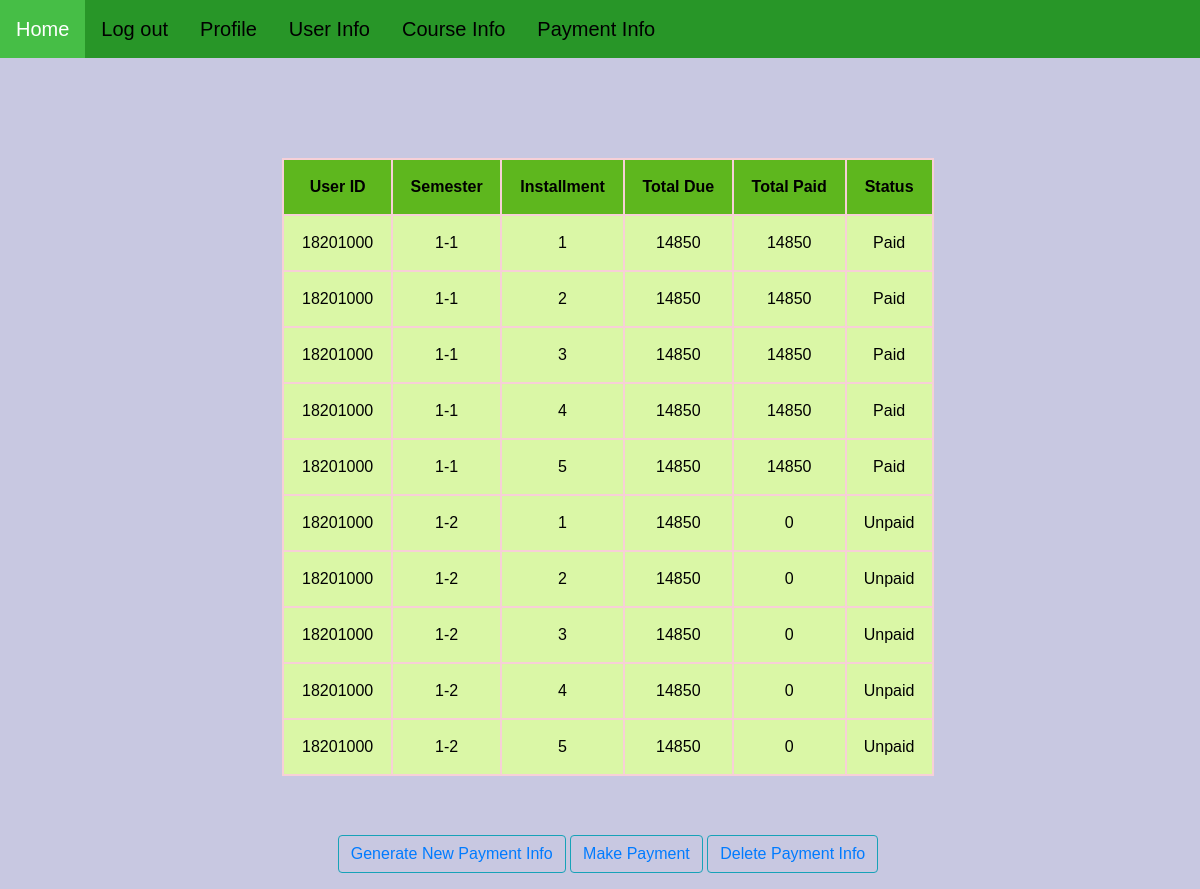
Page /paymentinfo/ (signed in) on the committed database.
### User/models.py (models this page shows)
class Paymentinfo(models.Model):
    payment_userid = models.CharField(max_length=8, default=18201000, verbose_name='User ID')
    payment_semester = models.CharField(max_length=50, db_column="Semester", default = "1-1", verbose_name='Semester')
    payment_installment = models.IntegerField(db_column="Installment", default=0, verbose_name='Installment')
    payment_due = models.IntegerField(db_column="Due", default=0, verbose_name='Due')
    payment_paid = models.IntegerField(db_column="Paid", default=0, verbose_name='Paid')
    payment_status = models.CharField(max_length=10, db_column="Payment Status", default="Unpaid", verbose_name='Payment Status')
    class Meta:
        db_table = "Payment Info"

### User/views.py (the view)
# urls.py: path('paymentinfo/', uviews.paymentinfo, name="paymentinfo"),
@login_required
def paymentinfo(request):
    for r in Paymentinfo.objects.all():
        if(r.payment_paid>=r.payment_due):
            r.payment_status="Paid"
            r.save()
        elif(r.payment_paid>0):
            r.payment_status = "Partially Paid"
            r.save()
    pinfo = Paymentinfo.objects.all().order_by('payment_userid', 'payment_semester', 'payment_installment')
    context = {'pinfo': pinfo}
    return render(request, "User/paymentinfo.html", context)

### Templates/User/paymentinfo.html (shortened to what this page needs)
{% extends 'User/base.html' %}
{% load crispy_forms_tags %}
{% block content %}
{% load static %}
<table>
    <tr>
        <th>User ID</th>
        <th>Semester</th>
        <th>Installment</th>
        <th>Total Due</th>
        <th>Total Paid</th>
        <th>Status</th>
    </tr>
    {% for r in pinfo %}
    <tr>
        <td>{{ r.payment_userid }}</td>
        <td>{{ r.payment_semester }}</td>
        <td>{{ r.payment_installment }}</td>
        <td>{{ r.payment_due }}</td>
        <td>{{ r.payment_paid }}</td>
        <td>{{ r.payment_status }}</td>
    </tr>
    {% endfor %}
</table>
<div class="container" style="padding-left:25%; padding-right:25%; padding-top:5%;">
    <button class="form-group btn btn-outline-info" type="button">
        <a href="{% url 'enterpaymentinfo' %}">Generate New Payment Info</a>
    </button>
    <button class="form-group btn btn-outline-info" type="button">
        <a href="{% url 'makepayment' %}">Make Payment</a>
    </button>
    <button class="form-group btn btn-outline-info" type="button">
        <a href="{% url 'deletepaymentinfo' %}">Delete Payment Info</a>
    </button>
    <br>
</div>
{% endblock %}

### User/static/User/style.css (style rules this page uses)
* { box-sizing: border-box; }
body { margin: 0; font-family: Arial, Helvetica, sans-serif; font-size: 16px; color: rgb(0,0,0); background-color: rgb(200,200,225); }

### Templates/User/paymentinfo.html (style rules this page uses)
table, th, td { border: 2px solid rgb(247, 208, 215); height: 40px; }
table { margin-top:100px; width: 55%; }
th { background-color: #5EB71E; color: black; }
td { background-color: #DAF7A6; color: black; }
th, td { padding: 15px; text-align: center; }

### rows in the picture
Paymentinfo: payment_userid "18201000", payment_semester "1-1", payment_installment "1", payment_due "14850", payment_paid "14850", payment_status "Paid"
Paymentinfo: payment_userid "18201000", payment_semester "1-1", payment_installment "2", payment_due "14850", payment_paid "14850", payment_status "Paid"
Paymentinfo: payment_userid "18201000", payment_semester "1-1", payment_installment "3", payment_due "14850", payment_paid "14850", payment_status "Paid"
Paymentinfo: payment_userid "18201000", payment_semester "1-1", payment_installment "4", payment_due "14850", payment_paid "14850", payment_status "Paid"
Paymentinfo: payment_userid "18201000", payment_semester "1-1", payment_installment "5", payment_due "14850", payment_paid "14850", payment_status "Paid"
Paymentinfo: payment_userid "18201000", payment_semester "1-2", payment_installment "1", payment_due "14850", payment_paid "0", payment_status "Unpaid"
Paymentinfo: payment_userid "18201000", payment_semester "1-2", payment_installment "2", payment_due "14850", payment_paid "0", payment_status "Unpaid"
Paymentinfo: payment_userid "18201000", payment_semester "1-2", payment_installment "3", payment_due "14850", payment_paid "0", payment_status "Unpaid"
Paymentinfo: payment_userid "18201000", payment_semester "1-2", payment_installment "4", payment_due "14850", payment_paid "0", payment_status "Unpaid"
Paymentinfo: payment_userid "18201000", payment_semester "1-2", payment_installment "5", payment_due "14850", payment_paid "0", payment_status "Unpaid"
